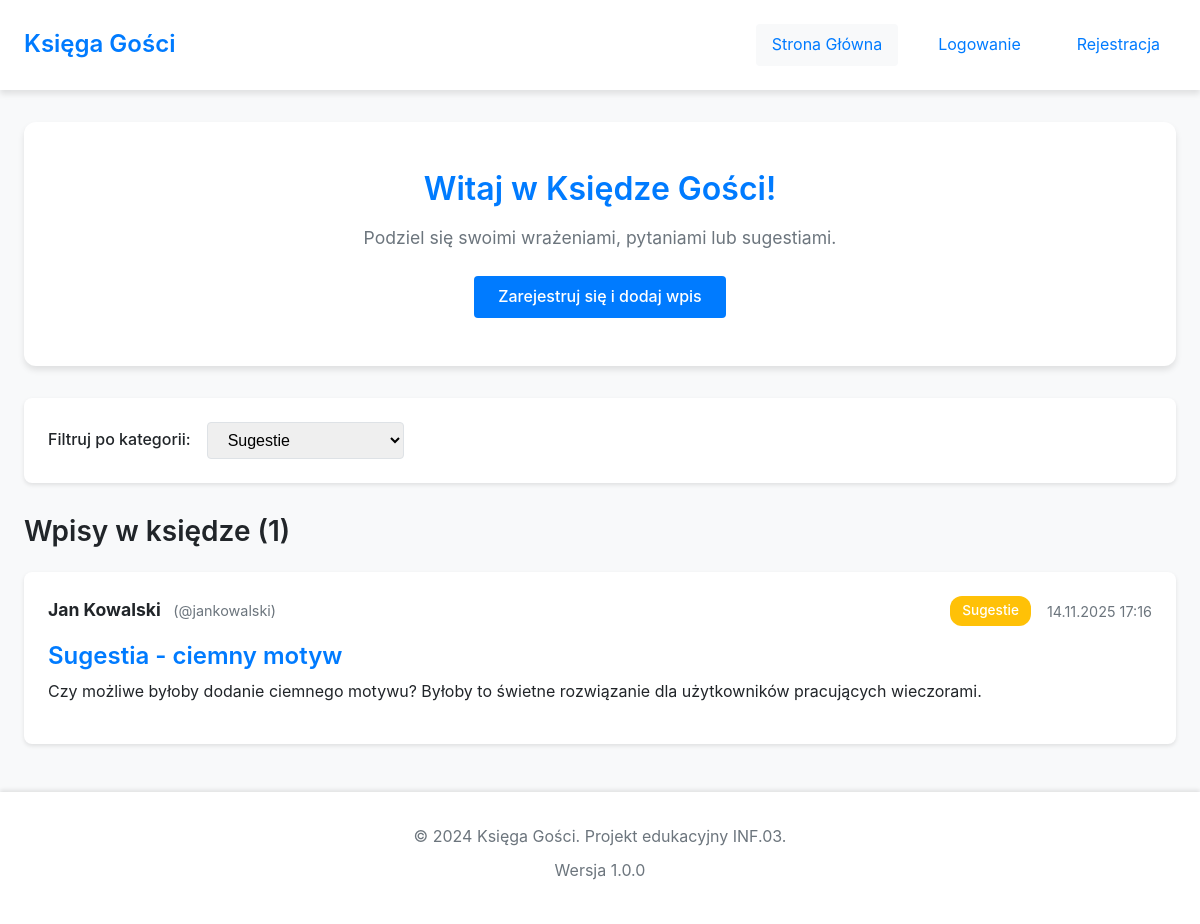
/index.php?category=3, run on the app's committed database.
### tables this page shows
CREATE TABLE entries (
    id INT AUTO_INCREMENT PRIMARY KEY,
    user_id INT NOT NULL,
    category_id INT NULL,
    title VARCHAR(200) NOT NULL,
    content TEXT NOT NULL,
    created_at TIMESTAMP DEFAULT CURRENT_TIMESTAMP,
    updated_at TIMESTAMP NULL ON UPDATE CURRENT_TIMESTAMP,
    is_approved BOOLEAN DEFAULT TRUE,
    ip_address VARCHAR(45),
    FOREIGN KEY (user_id) REFERENCES users(id) ON DELETE CASCADE,
    FOREIGN KEY (category_id) REFERENCES categories(id) ON DELETE SET NULL,
    INDEX idx_user_id (user_id),
    INDEX idx_category_id (category_id),
    INDEX idx_created_at (created_at),
    INDEX idx_approved (is_approved)
);

CREATE TABLE users (
    id INT AUTO_INCREMENT PRIMARY KEY,
    username VARCHAR(50) NOT NULL UNIQUE,
    email VARCHAR(100) NOT NULL UNIQUE,
    password_hash VARCHAR(255) NOT NULL,
    full_name VARCHAR(100) NOT NULL,
    role ENUM('user', 'moderator', 'admin') DEFAULT 'user',
    created_at TIMESTAMP DEFAULT CURRENT_TIMESTAMP,
    last_login TIMESTAMP NULL,
    is_active BOOLEAN DEFAULT TRUE,
    INDEX idx_username (username),
    INDEX idx_email (email)
);

CREATE TABLE categories (
    id INT AUTO_INCREMENT PRIMARY KEY,
    name VARCHAR(50) NOT NULL UNIQUE,
    description TEXT,
    color VARCHAR(7) DEFAULT '#007bff',
    created_at TIMESTAMP DEFAULT CURRENT_TIMESTAMP,
    INDEX idx_name (name)
);

### php/functions.php (called while the page is built, shortened)
<?php
function escapeHTML($text) {
    return htmlspecialchars($text, ENT_QUOTES, 'UTF-8');
}
function isLoggedIn() {
    return isset($_SESSION['user_id']) && isset($_SESSION['username']);
}
function formatDate($date, $format = 'd.m.Y H:i') {
    return date($format, strtotime($date));
}

### index.php (the view, shortened to what this page needs)
<?php
require_once 'php/functions.php';
$db = getDB();
$stmt = $db->query("SELECT * FROM categories ORDER BY name");
$categories = $stmt->fetchAll();
$page = isset($_GET['page']) ? (int)$_GET['page'] : 1;
$category_filter = isset($_GET['category']) ? (int)$_GET['category'] : 0;
$offset = ($page - 1) * ENTRIES_PER_PAGE;
$sql = "SELECT e.*, u.username, u.full_name, c.name AS category_name, c.color AS category_color
        FROM entries e
        INNER JOIN users u ON e.user_id = u.id
        LEFT JOIN categories c ON e.category_id = c.id
        WHERE e.is_approved = 1";
if ($category_filter > 0) {
    $sql .= " AND e.category_id = :category_id";
}
$sql .= " ORDER BY e.created_at DESC LIMIT :limit OFFSET :offset";
$stmt = $db->prepare($sql);
if ($category_filter > 0) {
    $stmt->bindValue(':category_id', $category_filter, PDO::PARAM_INT);
}
$stmt->bindValue(':limit', ENTRIES_PER_PAGE, PDO::PARAM_INT);
$stmt->bindValue(':offset', $offset, PDO::PARAM_INT);
$stmt->execute();
$entries = $stmt->fetchAll();
$count_sql = "SELECT COUNT(*) FROM entries WHERE is_approved = 1";
if ($category_filter > 0) {
    $count_sql .= " AND category_id = :category_id";
    $count_stmt = $db->prepare($count_sql);
    $count_stmt->bindValue(':category_id', $category_filter, PDO::PARAM_INT);
    $count_stmt->execute();
    $total_entries = $count_stmt->fetchColumn();
} else {
    $total_entries = $db->query($count_sql)->fetchColumn();
}
?>
<!DOCTYPE html>
<html lang="pl">
<head>
    <link rel="stylesheet" href="css/style.css">
</head>
<body>
    <nav class="navbar">
        <div class="container">
            <div class="nav-brand">
                <h1><?php echo APP_NAME; ?></h1>
            </div>
            <div class="nav-menu">
                <a href="index.php" class="nav-link active">Strona Główna</a>
                <?php if (isLoggedIn()): ?>
                    <a href="pages/dashboard.php" class="nav-link">Panel użytkownika</a>
                    <a href="pages/add-entry.php" class="nav-link">Dodaj wpis</a>
                    <a href="php/logout.php" class="nav-link">Wyloguj (<?php echo escapeHTML($_SESSION['username']); ?>)</a>
                <?php else: ?>
                    <a href="pages/login.php" class="nav-link">Logowanie</a>
                    <a href="pages/register.php" class="nav-link">Rejestracja</a>
                <?php endif; ?>
            </div>
        </div>
    </nav>
    <main class="container">
        <section class="hero">
            <h2>Witaj w Księdze Gości!</h2>
            <p>Podziel się swoimi wrażeniami, pytaniami lub sugestiami.</p>
            <?php if (!isLoggedIn()): ?>
                <a href="pages/register.php" class="btn btn-primary">Zarejestruj się i dodaj wpis</a>
            <?php else: ?>
                <a href="pages/add-entry.php" class="btn btn-primary">Dodaj nowy wpis</a>
            <?php endif; ?>
        </section>
        <section class="filters">
            <form method="GET" action="index.php" class="filter-form">
                <label for="category">Filtruj po kategorii:</label>
                <select name="category" id="category" onchange="this.form.submit()">
                    <?php foreach ($categories as $cat): ?>
                        <option value="<?php echo $cat['id']; ?>" <?php echo $category_filter == $cat['id'] ? 'selected' : ''; ?>>
                            <?php echo escapeHTML($cat['name']); ?>
                        </option>
                    <?php endforeach; ?>
                </select>
            </form>
        </section>
        <section class="entries">
            <h3>Wpisy w księdze (<?php echo $total_entries; ?>)</h3>
            <?php if (empty($entries)): ?>
                <div class="no-entries">
                    <p>Brak wpisów do wyświetlenia.</p>
                    <?php if (isLoggedIn()): ?>
                        <a href="pages/add-entry.php" class="btn btn-secondary">Dodaj pierwszy wpis!</a>
                    <?php endif; ?>
                </div>
            <?php else: ?>
                <?php foreach ($entries as $entry): ?>
                    <article class="entry-card">
                        <div class="entry-header">
                            <div class="entry-author">
                                <strong><?php echo escapeHTML($entry['full_name']); ?></strong>
                                <span class="entry-username">(@<?php echo escapeHTML($entry['username']); ?>)</span>
                            </div>
                            <div class="entry-meta">
                                <?php if ($entry['category_name']): ?>
                                    <span class="badge" style="background-color: <?php echo escapeHTML($entry['category_color']); ?>">
                                        <?php echo escapeHTML($entry['category_name']); ?>
                                    </span>
                                <?php endif; ?>
                                <span class="entry-date"><?php echo formatDate($entry['created_at']); ?></span>
                            </div>
                        </div>
                        <div class="entry-body">
                            <h4 class="entry-title"><?php echo escapeHTML($entry['title']); ?></h4>
                            <p class="entry-content"><?php echo nl2br(escapeHTML($entry['content'])); ?></p>
                        </div>
                    </article>
                <?php endforeach; ?>
            <?php endif; ?>
        </section>
    </main>
    <footer class="footer">
        <div class="container">
            <p>&copy; 2024 <?php echo APP_NAME; ?>. Projekt edukacyjny INF.03.</p>
            <p>Wersja <?php echo APP_VERSION; ?></p>
        </div>
    </footer>
</body>
</html>

### css/style.css (style rules this page uses)
* { margin: 0; padding: 0; box-sizing: border-box; }
:root { --primary-color: #007bff; --primary-dark: #0056b3; --secondary-color: #6c757d; --success-color: #28a745; --danger-color: #dc3545; --warning-color: #ffc107; --info-color: #17a2b8; --bg-color: #f8f9fa; --text-color: #212529; --text-muted: #6c757d; --border-color: #dee2e6; --white: #ffffff; --shadow-sm: 0 2px 4px rgba(0,0,0,0.1); --shadow-md: 0 4px 6px rgba(0,0,0,0.1); --shadow-lg: 0 10px 15px rgba(0,0,0,0.1); --radius-sm: 4px; --radius-md: 8px; --radius-lg: 12px; --spacing-xs: 0.5rem; --spacing-sm: 1rem; --spacing-md: 1.5rem; --spacing-lg: 2rem; --spacing-xl: 3rem; }
body { font-family: -apple-system, BlinkMacSystemFont, 'Segoe UI', Roboto, 'Helvetica Neue', Arial, sans-serif; font-size: 16px; line-height: 1.6; color: var(--text-color); background-color: var(--bg-color); }
h1, h2, h3, h4, h5, h6 { margin-bottom: var(--spacing-sm); font-weight: 600; line-height: 1.2; }
h1 { font-size: 2.5rem; }
h2 { font-size: 2rem; }
h3 { font-size: 1.75rem; }
h4 { font-size: 1.5rem; }
p { margin-bottom: var(--spacing-sm); }
a { color: var(--primary-color); text-decoration: none; transition: color 0.3s ease; }
.container { max-width: 1200px; margin: 0 auto; padding: 0 var(--spacing-md); }
.navbar { background-color: var(--white); box-shadow: var(--shadow-md); padding: var(--spacing-md) 0; margin-bottom: var(--spacing-lg); position: sticky; top: 0; z-index: 1000; }
.navbar .container { display: flex; justify-content: space-between; align-items: center; }
.nav-brand h1 { font-size: 1.5rem; color: var(--primary-color); margin: 0; }
.nav-menu { display: flex; gap: var(--spacing-md); align-items: center; }
.nav-link { padding: var(--spacing-xs) var(--spacing-sm); border-radius: var(--radius-sm); transition: background-color 0.3s ease; }
.nav-link:hover, .nav-link.active { background-color: var(--bg-color); color: var(--primary-color); }
.btn { display: inline-block; padding: var(--spacing-xs) var(--spacing-md); font-size: 1rem; font-weight: 500; text-align: center; border: none; border-radius: var(--radius-sm); cursor: pointer; transition: all 0.3s ease; text-decoration: none; }
.btn-primary { background-color: var(--primary-color); color: var(--white); }
.hero { background-color: var(--white); padding: var(--spacing-xl); border-radius: var(--radius-lg); text-align: center; box-shadow: var(--shadow-md); margin-bottom: var(--spacing-lg); }
.hero h2 { color: var(--primary-color); margin-bottom: var(--spacing-sm); }
.hero p { color: var(--text-muted); font-size: 1.1rem; margin-bottom: var(--spacing-md); }
.filters { background-color: var(--white); padding: var(--spacing-md); border-radius: var(--radius-md); box-shadow: var(--shadow-sm); margin-bottom: var(--spacing-lg); }
.filter-form { display: flex; align-items: center; gap: var(--spacing-sm); }
.filter-form label { font-weight: 500; }
.filter-form select { padding: var(--spacing-xs) var(--spacing-sm); border: 1px solid var(--border-color); border-radius: var(--radius-sm); font-size: 1rem; }
.entries h3 { margin-bottom: var(--spacing-md); color: var(--text-color); }
.entry-card { background-color: var(--white); padding: var(--spacing-md); border-radius: var(--radius-md); box-shadow: var(--shadow-sm); margin-bottom: var(--spacing-md); transition: box-shadow 0.3s ease; }
.entry-header { display: flex; justify-content: space-between; align-items: flex-start; margin-bottom: var(--spacing-sm); flex-wrap: wrap; gap: var(--spacing-sm); }
.entry-author strong { color: var(--text-color); font-size: 1.1rem; }
.entry-username { color: var(--text-muted); font-size: 0.9rem; margin-left: var(--spacing-xs); }
.entry-meta { display: flex; align-items: center; gap: var(--spacing-sm); }
.badge { display: inline-block; padding: 0.25rem 0.75rem; font-size: 0.85rem; font-weight: 500; color: var(--white); border-radius: var(--radius-lg); }
.entry-date { color: var(--text-muted); font-size: 0.9rem; }
.entry-title { color: var(--primary-color); margin-bottom: var(--spacing-xs); }
.entry-content { color: var(--text-color); line-height: 1.6; }
.footer { background-color: var(--white); padding: var(--spacing-lg) 0; margin-top: var(--spacing-xl); text-align: center; box-shadow: 0 -2px 4px rgba(0,0,0,0.1); }
.footer p { color: var(--text-muted); margin-bottom: var(--spacing-xs); }

### data on the page
entries: user.full_name "Jan Kowalski", user.username "jankowalski", category.name "Sugestie", created_at "14.11.2025 17:16", title "Sugestia - ciemny motyw", content "Czy możliwe byłoby dodanie ciemnego motywu? Byłoby to świetne rozwiązanie dla użytkowników pracujących wieczorami."

### other printed values
APP_NAME "Księga Gości"
$total_entries "1"
APP_VERSION "1.0.0"
form field category "Sugestie"
